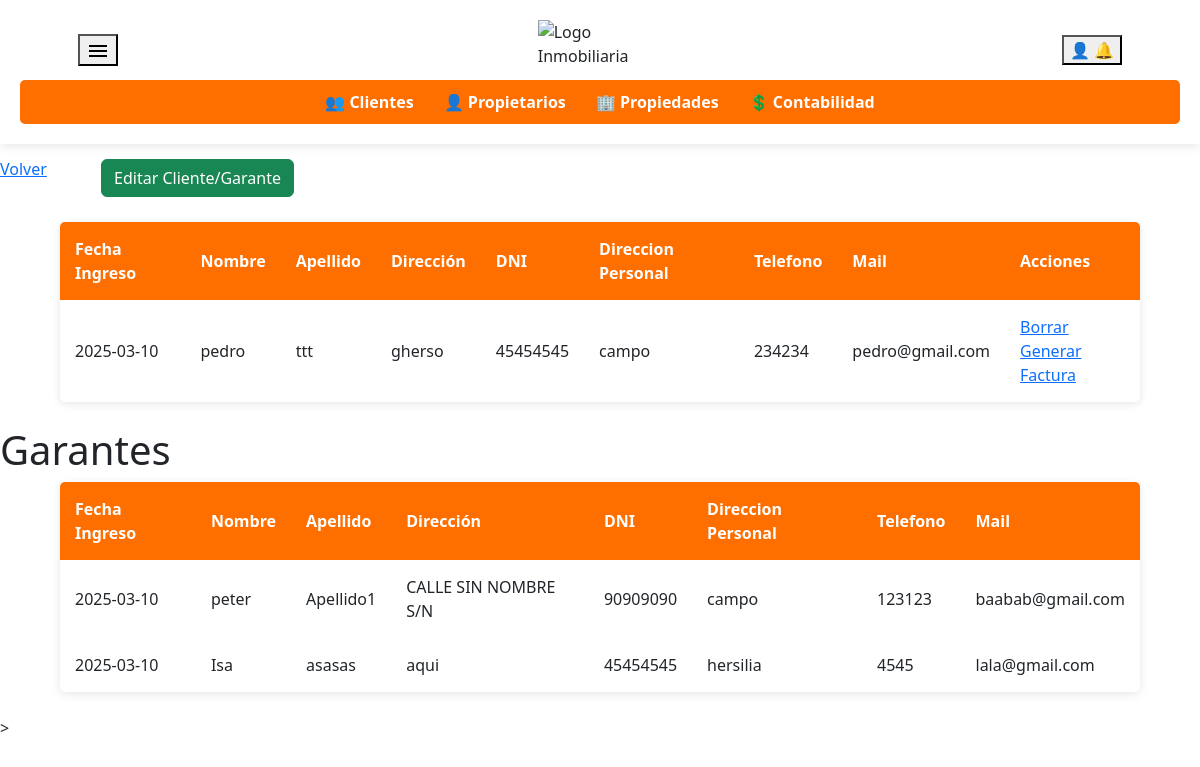
The app's page /ver_clientes.php?id=10 with its own data.
### tables this page shows
CREATE TABLE `clientes` (
  `ClienteID` int(11) NOT NULL,
  `Fecha` date NOT NULL,
  `Nombre` varchar(50) NOT NULL,
  `Apellido` varchar(50) NOT NULL,
  `Direccion` varchar(100) NOT NULL,
  `DNI` varchar(20) NOT NULL,
  `DireccionPersonal` varchar(100) DEFAULT NULL,
  `Telefono` varchar(20) DEFAULT NULL,
  `Mail` varchar(100) DEFAULT NULL,
  `estado` enum('activo','inactivo') DEFAULT 'activo'
);

CREATE TABLE `garantes` (
  `GaranteID` int(11) NOT NULL,
  `Fecha` date NOT NULL,
  `Nombre` varchar(50) NOT NULL,
  `Apellido` varchar(50) NOT NULL,
  `Direccion` varchar(100) NOT NULL,
  `DNI` varchar(20) NOT NULL,
  `DireccionPersonal` varchar(100) DEFAULT NULL,
  `Telefono` varchar(20) DEFAULT NULL,
  `Mail` varchar(100) DEFAULT NULL,
  `ClienteID` int(11) DEFAULT NULL
);

### ver_clientes.php (the view, shortened to what this page needs)
<?php
include 'conexion.php';
if (isset($_GET['id'])) {
    $clienteID = $_GET['id'];
    $sql = "SELECT * FROM clientes WHERE ClienteID = ?";
    $stmt = mysqli_prepare($conn, $sql);
    mysqli_stmt_bind_param($stmt, "i", $clienteID);
    mysqli_stmt_execute($stmt);
    $result = mysqli_stmt_get_result($stmt);
    if (mysqli_num_rows($result) > 0) {
        $cliente = mysqli_fetch_assoc($result);
    } else {
        echo "Cliente no encontrado.";
        exit;
    }
} else {
    echo "ID de cliente no proporcionado.";
    exit;
}
$sql_garantes = "SELECT g.* FROM garantes g WHERE g.ClienteID = ?";
$stmt_garantes = mysqli_prepare($conn, $sql_garantes);
mysqli_stmt_bind_param($stmt_garantes, "i", $clienteID);
mysqli_stmt_execute($stmt_garantes);
$result_garantes = mysqli_stmt_get_result($stmt_garantes);
$garantes = [];
if (mysqli_num_rows($result_garantes) > 0) {
    while ($garante = mysqli_fetch_assoc($result_garantes)) {
        $garantes[] = $garante;
    }
}
?>
<!DOCTYPE html>
<html lang="es">
<head>
    <link rel="stylesheet" href="https://cdnjs.cloudflare.com/ajax/libs/font-awesome/6.0.0/css/all.min.css">
    <link rel="stylesheet" href="styles.css">
    <link href="https://cdn.jsdelivr.net/npm/bootstrap@5.3.3/dist/css/bootstrap.min.css" rel="stylesheet">
    <link rel="stylesheet" href="//cdn.datatables.net/2.2.2/css/dataTables.dataTables.min.css">
</head>
<body>
    <header>
        <div class="header-content">
            <div class="dropdown">
                <button type="button" data-bs-toggle="dropdown" aria-expanded="false">
                    <svg xmlns="http://www.w3.org/2000/svg" height="24px" viewBox="0 -960 960 960" width="24px" fill="#000000">
                        <path d="M120-240v-80h720v80H120Zm0-200v-80h720v80H120Zm0-200v-80h720v80H120Z"/>
                    </svg>
            </button>
            </div>
            <img src="logo2.png" alt="Logo Inmobiliaria" class="logo">
            <div>
                <div class="dropdown">
                    <button type="button" data-bs-toggle="dropdown" aria-expanded="false">
                        👤
                        🔔
                    </button>
            </div>
        </div>
    </div>
        <nav>
            <ul>
                <li><a href="clientes.php">👥 Clientes</a></li>
                <li><a href="propietarios.php">👤 Propietarios</a></li>
                <li><a href="propiedades.php">🏢 Propiedades</a></li>
                <li><a href="contabilidad.php">💲 Contabilidad</a></li>
            </ul>
        </nav>
    </header>
    <main>
        <div class="main">
            <a href="clientes.php">Volver</a>
            <button type="button" class="btn btn-success alta-cliente" data-bs-toggle="modal" data-bs-target="#exampleModal">
                Editar Cliente/Garante
            </button>
        </div>
         <br>
        <table>
            <thead>
                <tr>
                    <th>Fecha Ingreso</th>
                    <th>Nombre</th>
                    <th>Apellido</th>
                    <th>Dirección</th>
                    <th>DNI</th>
                    <th>Direccion Personal</th>
                    <th>Telefono</th>
                    <th>Mail</th>
                    <th>Acciones</th>
                </tr>
            </thead>
            <tbody>
                <tr>
                    <td><?php echo $cliente['Fecha']; ?></td>
                    <td><?php echo $cliente['Nombre']; ?></td>
                    <td><?php echo $cliente['Apellido']; ?></td>
                    <td><?php echo $cliente['Direccion']; ?></td>
                    <td><?php echo $cliente['DNI']; ?></td>
                    <td><?php echo $cliente['DireccionPersonal']; ?></td>
                    <td><?php echo $cliente['Telefono']; ?></td>
                    <td><?php echo $cliente['Mail']; ?></td>
                    <td>
                    <a href="desactivar_cliente.php?id=<?php echo $cliente['ClienteID']; ?>"
                    onclick="return confirm('¿Seguro que quieres Borrar este cliente?');">Borrar</a><br>
                    <a href="">Generar Factura</a></td>
                </tr>
            </tbody>
        </table>
        <h1>Garantes</h1>
        <table>
            <thead>
                <tr>
                    <th>Fecha Ingreso</th>
                    <th>Nombre</th>
                    <th>Apellido</th>
                    <th>Dirección</th>
                    <th>DNI</th>
                    <th>Direccion Personal</th>
                    <th>Telefono</th>
                    <th>Mail</th>
                </tr>
            </thead>
            <tbody>
            <?php if (!empty($garantes)): ?>
                    <?php foreach ($garantes as $garante): ?>
                <tr>
                    <td><?php echo $garante['Fecha']; ?></td>
                    <td><?php echo $garante['Nombre']; ?></td>
                    <td><?php echo $garante['Apellido']; ?></td>
                    <td><?php echo $garante['Direccion']; ?></td>
                    <td><?php echo $garante['DNI']; ?></td>
                    <td><?php echo $garante['DireccionPersonal']; ?></td>
                    <td><?php echo $garante['Telefono']; ?></td>
                    <td><?php echo $garante['Mail']; ?></td>
                        <?php endforeach; ?>
                <?php else: ?>
                    No hay garantes asociados.
                <?php endif; ?>
                </tr>
            </tbody>
        </table>
    </main>
    >
</body>
</html>

### styles.css (style rules this page uses)
body { font-family: Arial, sans-serif; margin: 0; padding: 0; }
header { background-color: #ffffff; display: flex; flex-direction: column; align-items: center; padding: 20px; box-shadow: 0 2px 10px rgba(0, 0, 0, 0.1); }
.header-content { display: flex; align-items: center; justify-content: space-between; width: 90%; max-width: 1200px; }
.logo { height: 10%; width: 10%; margin-top: 0%; margin-bottom: 12px; align-items: center; }
nav { width: 100%; background-color: #ff6f00; padding: 10px 0; border-radius: 5px; }
nav ul { list-style: none; display: flex; justify-content: center; padding: 0; margin: 0; }
nav ul li { margin: 0 15px; }
nav ul li a { text-decoration: none; color: white; font-weight: bold; }
svg { cursor: pointer; }
button { cursor: pointer; }
.main { display: block; }
.alta-cliente { background-color: #00c50a; color: white; border: none; padding: 10px 15px; margin: 50px; margin-top: 15px; margin-bottom: 1px; cursor: pointer; border-radius: 5px; }
table { width: 90%; max-width: 1200px; margin: auto; background: white; border-collapse: collapse; box-shadow: 0 2px 10px rgba(0, 0, 0, 0.1); border-radius: 5px; overflow: hidden; margin-bottom: 2%; }
thead { background-color: #ff6f00; color: white; }
th, td { padding: 15px; text-align: left; border-bottom: 1px solid #ddd; }
th { font-weight: bold; }

### records on screen
clientes: Fecha "2025-03-10", Nombre "pedro", Apellido "ttt", Direccion "gherso", DNI "45454545", DireccionPersonal "campo", Telefono "234234", Mail "pedro@gmail.com"
garantes: Fecha "2025-03-10", Nombre "peter", Apellido "Apellido1", Direccion "CALLE SIN NOMBRE S/N", DNI "90909090", DireccionPersonal "campo", Telefono "123123", Mail "baabab@gmail.com"
garantes: Fecha "2025-03-10", Nombre "Isa", Apellido "asasas", Direccion "aqui", DNI "45454545", DireccionPersonal "hersilia", Telefono "4545", Mail "lala@gmail.com"
